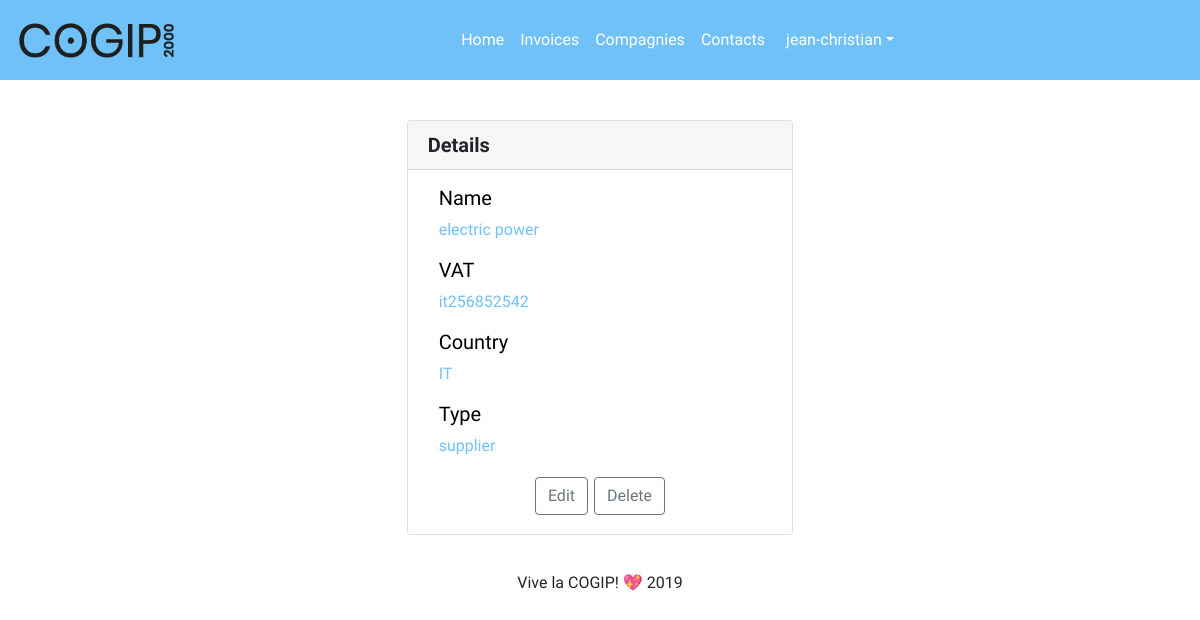
Page /?page=compagnies-details&id=8 (signed in) on the committed database.
### tables this page shows
CREATE TABLE `company` (
  `ID` int(11) NOT NULL,
  `company_name` varchar(200) NOT NULL,
  `VAT` varchar(255) NOT NULL,
  `country` varchar(255) NOT NULL,
  `type_id` int(11) NOT NULL
);

CREATE TABLE `type` (
  `ID` int(11) NOT NULL,
  `company_type` varchar(100) NOT NULL
);

### controller/compagnies-details-ctrl.php (called while the page is built, shortened)
<?php
    $id = $_GET['id'];
    $company = get_company_by_id($id);
    require 'view/compagnies-details-view.php';
?>

### index.php (called while the page is built, shortened)
<?php
require 'view/component/header-component.php';
routing();
require 'view/component/footer-component.php';
?>

### model/GLOBfunction.php (called while the page is built, shortened)
<?php
function get_company_by_id ($id) {
   global $pdo;
   $param = [
      'id' => $id
   ];
   $sql = <<<SQL
   SELECT
      company.id AS company_id,
      company_name,
      VAT,
      company.type_id,
      country,
      company_type AS type,
      type.id
   FROM company
   JOIN type
      ON company.type_id = type.id
   WHERE company.id = :id
SQL;
   $stmt = $pdo->prepare($sql);
   $stmt->execute($param);
   $data = $stmt->fetch();
   return $data;
}
?>

### view/compagnies-details-view.php (the view)
<div class="globalelement row justify-content-center">
    <div class="card col-md-4">
        <h5 class="row card-header">
        <strong class="invoices">Details</strong>
        </h5>
        <form class="invoices" style="color: rgb(112, 193, 247) ;" action="" method="post" name="invoices">
            <div class="row">
                <div class="col-md-8">
                    <h5 style="color:black" name="name">Name</h5>
                    <p><?=$company['company_name']?></p>
                </div>
                <div class="col-md-8">
                    <h5 style="color:black" name="vat">VAT</h5>
                    <p><?=$company['VAT']?></p>
                </div>
                <div class="col-md-8">
                    <h5 style="color:black" name="country">Country</h5>
                    <p><?=$company['country']?></p>
                </div>
                <div class="col-md-8">
                    <h5 style="color:black" name="type">Type</h5>
                    <p><?=$company['type']?></p>
                </div>
            </div>
            <?php if ($_SESSION['rights'] === 'god') :?>
            <div class="row justify-content-center">
                <a href="?page=compagnies-edit&id=<?=$id?>" class="form btn btn-rounded btn-outline btn-outline-secondary" style="margin: 3px;">Edit</a>
                <a href="?page=compagnies-delete&id=<?=$id?>" class="form btn btn-rounded btn-outline btn-outline-secondary" style="margin: 3px">Delete</a>
            </div>
            <?php endif ?>
        </form>
    </div>
</div>

### assets/style/style.css (style rules this page uses)
body { height: 100%; background-color: white; font-family: 'ABeeZee', sans-serif; }
form { padding: 2vh; }
.globalelement { margin: 20px; }

### rows in the picture
company: company_name "electric power", VAT "it256852542", country "IT", type.company_type "supplier"

### other values in the picture
$_SESSION['username'] "jean-christian"
